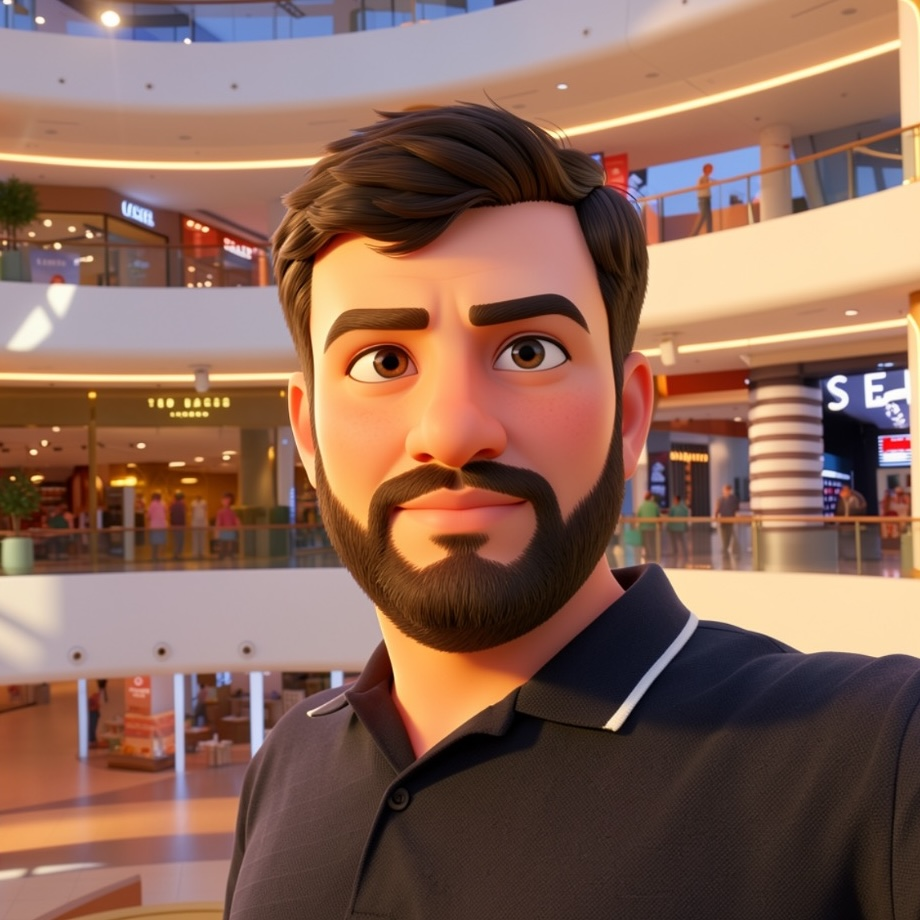
#> input picture harishankar.jpeg, 920 x 920 px
$ python -i triangulate.py   (imports and definitions only)
#> lines starting #> are read from the running program, lines starting #| are printed output that depends on the picture
"""
Hex Mosaic Generator

Generates a hexagonal mosaic from avatar images for embedding in the resume.
Colors are sampled at hex cell centers and encoded via a shared k-means palette,
then deflate-compressed and base64-encoded for inline use.

Used by build.py via: from triangulate import export_hex_mosaic
"""

import base64
import io
import math
import struct
import zlib
from collections.abc import Iterable
from pathlib import Path

import numpy as np
from PIL import Image, UnidentifiedImageError


def _open_image(image_path: str | Path) -> Image.Image:
    """Open an image, raising a clear error if it's missing or undecodable
    (instead of a bare FileNotFoundError / UnidentifiedImageError from PIL)."""
    path = Path(image_path)
    if not path.is_file():
        raise FileNotFoundError(f"avatar image not found: {path}")
    try:
        return Image.open(path)
    except UnidentifiedImageError as e:
        raise ValueError(f"cannot decode avatar image {path}: {e}") from e


def _pack_bits(values: Iterable[int], bits: int) -> bytes:
    """Pack an array of small integers into a bit stream, MSB first."""
    result = bytearray()
    buf = 0
    n = 0
    for v in values:
        buf = (buf << bits) | int(v)
        n += bits
        while n >= 8:
            n -= 8
            result.append((buf >> n) & 0xFF)
    if n > 0:
        result.append((buf << (8 - n)) & 0xFF)
    return bytes(result)


def export_hex_mosaic(
    image_path: str | Path,
    hex_radius: int = 2,
    canvas_size: int = 144,
    index_bits: int = 5,
    coarse_factor: int = 2,
) -> str:
    """Export hex mosaic data for a single image as deflate-compressed base64.

    Generates a pointy-top hexagonal grid inside an inscribed circle.
    Client draws the coarse grid (the hidden state) and reveals the real photo
    underneath on hover. The coarse hexagon size is hex_radius * coarse_factor;
    both radii travel in the header so the client never hardcodes the factor.

    Palette holds 2^index_bits colors (indices 0..nc-1).

    Binary layout (little-endian):
        [uint8 fine_radius×10]      fine hex radius (fixed-point ×10)
        [uint8 coarse_radius×10]    coarse/hidden hex radius (fixed-point ×10)
        [uint8 index_bits]          bits per cell index
        [uint16 n_cells]            number of cells
        [uint8 r,g,b] * nc          palette (nc = 2^index_bits)
        [packed bits]               ceil(n_cells * index_bits / 8) bytes
    """
#> called with image_path = 'harishankar.jpeg', hex_radius = 2, canvas_size = 144, index_bits = 5, coarse_factor = 2
    palette_size = 1 << index_bits
    coarse_radius = hex_radius * coarse_factor
    cr = canvas_size / 2.0  # circle radius

    # Generate pointy-top hex grid at fine resolution
    dx = math.sqrt(3) * hex_radius
    dy = 1.5 * hex_radius
    cells = []  # (cx, cy) in canvas pixel coords
    for row in range(int(canvas_size / dy) + 2):
        for col in range(int(canvas_size / dx) + 2):
            cx = col * dx + (dx / 2 if row % 2 else 0)
            cy = row * dy
            dist = math.sqrt((cx - cr) ** 2 + (cy - cr) ** 2)
            if dist + hex_radius * 0.8 <= cr:
                cells.append((cx, cy))

    n_cells = len(cells)
    print(f"Hex grid: fine r={hex_radius}px, coarse r={coarse_radius}px, {n_cells} cells")

    # Step 1: Load image and sample at cell centers (full color depth)
    img = _open_image(image_path).convert("RGB")
#> in _open_image, returned value is the input picture: PIL image 920x920 RGB; mean R, G, B 138.6, 102.6, 87.4
    img = img.resize((canvas_size, canvas_size), Image.Resampling.LANCZOS)
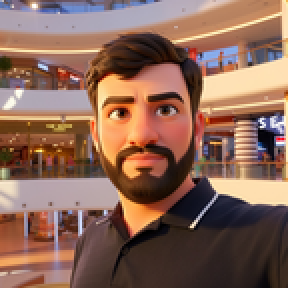
#> img: PIL image 144x144 RGB (shown 2 times larger); mean R, G, B 138.5, 102.6, 87.4
    rgb = np.array(img)

    all_sampled = []
    for cx, cy in cells:
        px = min(int(cx), canvas_size - 1)
        py = min(int(cy), canvas_size - 1)
        all_sampled.append(rgb[py, px])
#> after the loop, all_sampled = 1503 items, first 6: [102, 133, 200], [156, 139, 157], [168, 162, 186], [178, 171, 188], [173, 170, 189], [174, 170, 188]

    # Step 2: Quantize only the sampled colors.
    # MEDIANCUT is deterministic within a Pillow version but the palette it picks
    # can shift across versions — that's why Pillow is pinned in requirements.txt
    # (an unpinned bump would change the generated resume.html byte-for-byte).
    sample_img = Image.new("RGB", (len(all_sampled), 1))
    for k, c in enumerate(all_sampled):
        sample_img.putpixel((k, 0), (int(c[0]), int(c[1]), int(c[2])))
#> this loop made 1503 passes
    quantized_sample = sample_img.quantize(colors=palette_size, method=Image.Quantize.MEDIANCUT)

    pal_data = quantized_sample.getpalette()
#> pal_data = 96 values, max 252 at index 0, min 9 at index 89, mean 106.3
    assert pal_data is not None  # a quantized ('P'-mode) image always has a palette
    # Always pad to full palette_size so JS decoder reads correct offset
    palette = np.array(pal_data[: palette_size * 3], dtype=np.uint8).reshape(palette_size, 3)
#> palette = 32 rows, first 8: [252, 228, 184], [250, 218, 171], [251, 186, 114], [194, 179, 180], [217, 165, 128], [185, 165, 170], [179, 165, 175], [170, 166, 186]
    nc = palette_size

    # Step 3: Map each cell to nearest palette entry (0-based)
    labels = np.empty(n_cells, dtype=np.uint8)
    for j in range(n_cells):
        color = all_sampled[j]
        dists = np.sum((palette.astype(int) - color.astype(int)) ** 2, axis=1)
        labels[j] = np.argmin(dists)
#> this loop made 1503 passes
#> after the loop, labels = 1503 values, max 31 at index 124, min 0 at index 84, mean 15.28

    # Pack binary: header + palette + bit-packed indices
    buf = struct.pack(
        "<BBBH", round(hex_radius * 10), round(coarse_radius * 10), index_bits, n_cells
    )
    buf += palette.tobytes()
    buf += _pack_bits(labels, index_bits)
#> the loop in _pack_bits, `for v in values:` made 1503 passes
#> (v, buf) on passes 1 to 3: (7, 7), (12, 236), (7, 7559)
#> after the loop in _pack_bits, `for v in values:`: buf = 401277490160355622119965005879831684538485188754522733831425460364538198928047405130917501873766442024988069552911759153274673566189799427015376376571610821434107381988152011244446467955370088262804379541748626779365239175911046673499624778874090660139845815810625887969533388285150718436376583843722456097667324623638145365643255960304003096317632992878741431753338839245675405900482974395510555384725698397284828919081226810598705643262404707642952348776296392557456237240544391296733272733527088543119440063408427868090564955487714190660772951124602569221639998877742180331941933661614863063753652603394195966484812012717874932178337399455187427681688773702932612879773553232719304868168662191750097607283335422769630595336546737740488685667800343337263367853039674538695138929615114135714681226664813519900311035263265196288307845510195470593408098995357057117887039723655017598546899563228979777257335240320156450184119622633632215444482480412054371656243506843607099195982383083398091295967765578364284817016917357389924260741215780153759671666084673372728831662840744102010791041694927595461659398557371665568266419496500977651390379354997651412823512207020506025352793294628065820994944653926862859618318925317437939257550466716871841437472665858549201773853874237052705938964266522820566121352375901726517281921783135205503283543425684923619909247187693244317136395704736559196725009638535483186452591423161498405525840817842425703532192388777935339851457339249434355736960318337764835673302193831253972466065481265924450982038421612910474955385822462671942404027731616808923536996047926067535632990681765704871263783002025794064553868093053074313302260858788469421050361225893818922828733162915307731637862482897274430439444094942759793779700529412846422302963072932510255071959904827797649229434049417820914391978104906036644522421625864372501821996822145876944534412179973067769056263626013110198597944815536621307843124659298377227522821411928457438323059847191354804806397339539715061481095130275103892849718386096485292194632456982506780985324713598335546633048929377786125432147465018469220518433781493787786964661509610428640158329619065734905009524322401373848477550938063630724489273103272474940213342302143296491120049494967132080535079020345; n = 3

    raw_size = len(buf)
#> raw_size = 1041
    compressed = zlib.compress(buf, 9)
    encoded = base64.b64encode(compressed).decode("ascii")

    print(f"Palette: {nc} colors")
    print(f"Binary: {raw_size:,} bytes → deflate: {len(compressed):,} → base64: {len(encoded):,}")
#| Binary: 1,041 bytes → deflate: 1,025 → base64: 1,368
    return encoded


def export_photo(image_path: str | Path, size: int = 432, quality: int = 88) -> str:
    """Embed the real avatar photo as a square base64 JPEG.

    This is the layer revealed pixel-by-pixel when the hex mosaic lifts on hover,
    so it is sized for crispness (default 3x the 144px avatar), not for byte count.
    Stretched to a square the same way the mosaic samples it, so the two align.
    """
    img = _open_image(image_path).convert("RGB").resize((size, size), Image.Resampling.LANCZOS)
    out = io.BytesIO()
    img.save(out, format="JPEG", quality=quality, optimize=True)
    data = out.getvalue()
    encoded = base64.b64encode(data).decode("ascii")
    print(f"Photo: {size}x{size} JPEG {len(data):,} bytes → base64: {len(encoded):,}")
    return encoded

>>> result = export_hex_mosaic('harishankar.jpeg')
